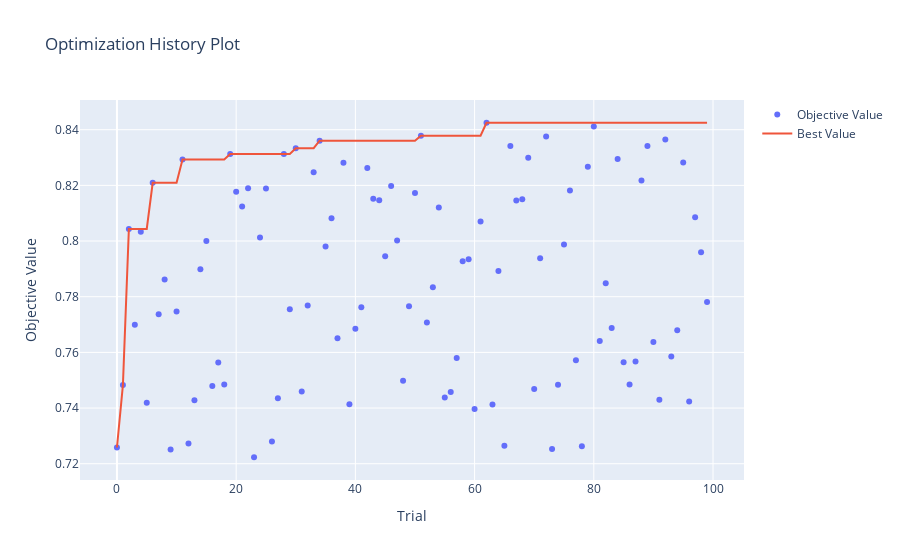

Notebook code cell kept with this figure:
### Code cell
plot_optimization_history(studyRF).show()
